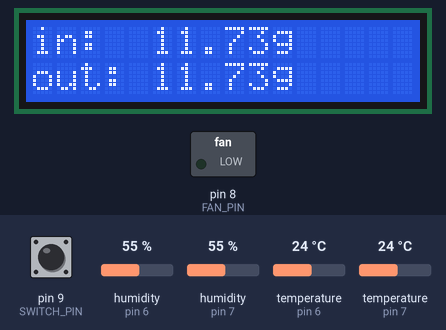
Bench run of a sketch on a simulated Arduino Uno, built with avr-gcc and run on an emulated ATmega328P. On the bench: 16×2 character LCD, switched loads named in the sketch (green lamp = pin HIGH). The test bench sets the inputs (shaded band); at power-on: humidity (sensors on pin 6, pin 7) 55 %, temperature (sensors on pin 6, pin 7) 24 °C, pin 9 (SWITCH_PIN) LOW. What the sketch prints to the serial monitor is not drawn.

Above: at 3.6 s.
3.7 s: humidity (sensor on pin 6) set to 59 %
At 6.4 s:
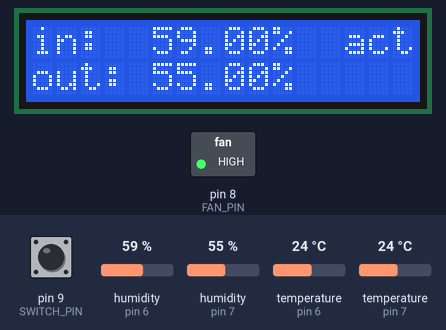
12.3 s: humidity (sensor on pin 7) set to 60 %
At 16.6 s:
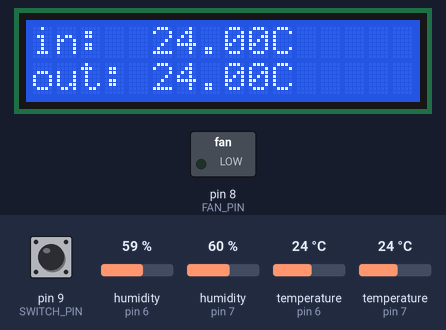
19.6 s: temperature (sensor on pin 6) set to 25.5 °C
At 22.5 s:
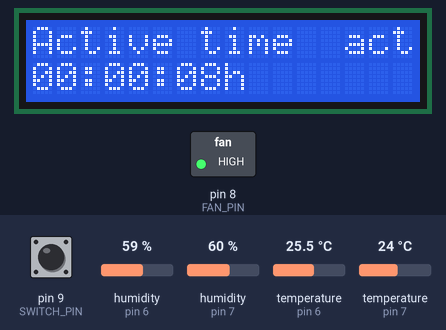
28.2 s: temperature (sensor on pin 7) set to 3 °C
At 31.4 s:
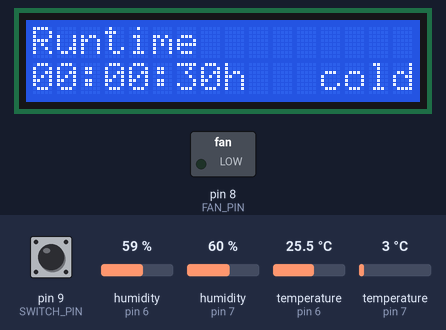
36.8 s: temperature (sensor on pin 7) set to 12 °C
At 40.3 s:
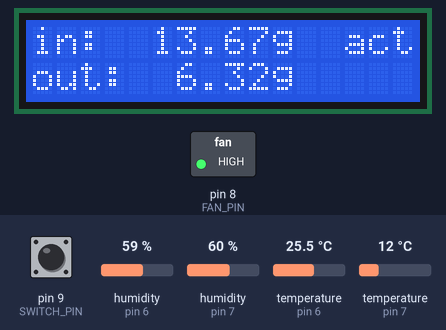
43.8 s: humidity (sensor on pin 6) set to 22 %
At 46.3 s:
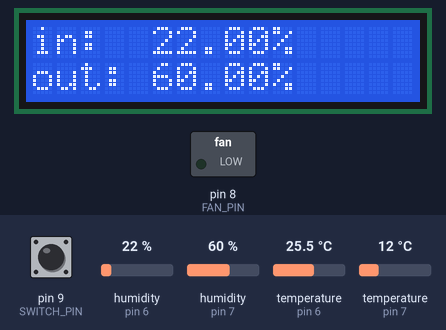
Timing chart, 0 to 47.8 s (numbered marks = the images above; inputs shaded):
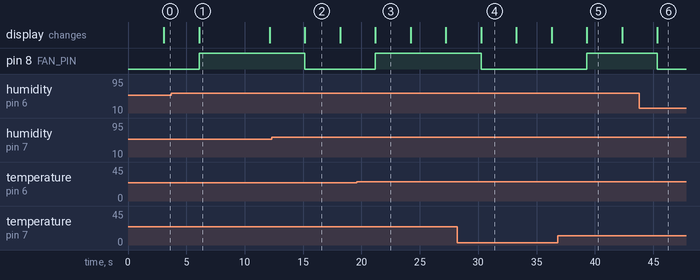

The sketch:

fancontrol.ino
```cpp
// (licence header left out)
#include <DHT.h>
#include <LiquidCrystal.h>
#include "humidity.h"
#include "config.h"

// all possible states
#define STATE_IDLE 0
#define STATE_ACTIVE 1

// all possible display modes
#define LCD_HUMID_ABS  0
#define LCD_HUMID_REL  1
#define LCD_TEMP       2
#define LCD_TIME       3
#define LCD_TIME_TODAY 4
#define LCD_RUNTIME    5

// initial state is idle
int state = STATE_IDLE;

// inside sensor
DHT dhtIn(SENSOR_INSIDE_PIN, SENSOR_TYPE_INSIDE);
// outside sensor
DHT dhtOut(SENSOR_OUTSIDE_PIN, SENSOR_TYPE_OUTSIDE);

#ifdef USE_DISPLAY
// lcd display
LiquidCrystal lcd(
	LCD_PIN_RS,
	LCD_PIN_ENABLE,
	LCD_PIN_D4,
	LCD_PIN_D5,
	LCD_PIN_D6,
	LCD_PIN_D7);
#endif

void display();
void serial();
void countTime();

// absolute humidity values
float humidIn, humidOut;
float relHumidIn, relHumidOut;
float temperatureIn, temperatureOut;

// fan active time since last reset
unsigned long actTime = 0;
// fan active time resetted all 24 hours
unsigned long actToday = 0;
// seconds since last reset
unsigned long time = 0;
// seconds since last 24h reset
unsigned long today = 0;

unsigned int failedReads = 0;

void setup() {
	// initialize sensors
	dhtIn.begin();
	dhtOut.begin();
	// initialize fan output
	pinMode(FAN_PIN, OUTPUT);

#ifdef USE_DISPLAY
	// initialize d 2x16 display
	lcd.begin(16, 2);
#endif

#ifdef USE_SERIAL
	// initialize serial
	Serial.begin(SERIAL_BAUD);
	Serial.println("Humidity based fan control");
	Serial.println("Inside | Outside | State");
#endif

#ifdef ENABLE_SWITCH
	pinMode(SWITCH_PIN, INPUT);
#endif
}

void loop() {
	// wait until sensors become ready
	delay(SENSOR_TIMEOUT);

	// read temperatures
	float tIn = dhtIn.readTemperature();
	float tOut = dhtOut.readTemperature();
	// read relative humidity
	float hIn = dhtIn.readHumidity();
	float hOut = dhtOut.readHumidity();

	char* err = NULL;

	// check for sensor failures
	if ((isnan(tIn) || isnan(hIn)) || (tIn == 0 && hIn == 0)) {
		err = "inside";
		failedReads++;
	} else if ((isnan(tOut) || isnan(hOut)) || (tOut == 0 && hOut == 0)) {
		err = "outside";
		failedReads++;
	} else {
	  	// calculate absolute humidity for inside and outside
		humidIn = absoluteHumidity(hIn, tIn);
		humidOut = absoluteHumidity(hOut, tOut);
		temperatureIn = tIn;
		temperatureOut = tOut;
		relHumidIn = hIn;
		relHumidOut = hOut;
		failedReads = 0;
	}

	if (err != NULL && failedReads > 4) {
#ifdef USE_SERIAL
		Serial.print("Sensor fail: ");
		Serial.println(err);
#endif
#ifdef USE_DISPLAY
		lcd.clear();
		lcd.setCursor(0, 0);
		lcd.print("sensor fail");
		lcd.setCursor(0, 1);
		lcd.print(err);
#endif
		state = STATE_IDLE;
		return;
	}

	// simple state machine to provide easy extension and modification
	switch (state) {
		case STATE_IDLE:
			if ((humidIn - humidOut) >= START_DIFF && temperatureOut > MIN_TEMP) {
				state = STATE_ACTIVE;
			}
			break;
		case STATE_ACTIVE:
			if ((humidIn - humidOut) <= STOP_DIFF || temperatureOut <= MIN_TEMP) {
				state = STATE_IDLE;
			}
			break;
	}

#ifdef ENABLE_SWITCH
	// force active state if switch is on high
	if (digitalRead(SWITCH_PIN) == HIGH) {
		//state = STATE_ACTIVE;
		Serial.print("Knopf AN");
	}
#endif

	// Relay module works inversed
	digitalWrite(FAN_PIN, state);

	countTime();
	display();
	serial();
}

void display() {
#ifdef USE_DISPLAY
	lcd.clear();

	// general information that is always displayed

	// current state
	if (state == STATE_ACTIVE) {
		lcd.setCursor(13, 0);
		lcd.print("act");
	}
	// outside temperature lower than minimum
	if (temperatureOut < MIN_TEMP) {
		lcd.setCursor(12, 1);
		lcd.print("cold");
	}

	// rotate display every 6 seconds
	int lcdFlag = (millis() / 6000) % 6;

	lcd.setCursor(0, 0);
	long timeVal = -1;
	if (lcdFlag == LCD_TIME) {
		timeVal = actTime;
		lcd.print("Active time");
	} else if (lcdFlag == LCD_TIME_TODAY) {
		lcd.print("Active today");
		timeVal = actToday;
	} else if (lcdFlag == LCD_RUNTIME) {
		lcd.print("Runtime");
		timeVal = time;
	}
	// print the time that the fan was active
	if (timeVal != -1) {
		lcd.setCursor(0, 1);

		// hours
		int hours = timeVal / 3600;
		if (hours < 10) {
			lcd.print("0");
		}
		lcd.print(hours);
		lcd.print(":");
		// minutes
		int minutes = (timeVal / 60) - (hours * 60);
		if (minutes < 10) {
			lcd.print("0");
		}
		lcd.print(minutes);
		lcd.print(":");
		// seconds
		int seconds = timeVal % 60;
		if (seconds < 10) {
			lcd.print("0");
		}
		lcd.print(seconds);
		lcd.print("h");
		return;
	}

	float vIn = 0, vOut = 0;
	char unit = ' ';
	// basic
	switch (lcdFlag) {
		case LCD_HUMID_ABS:
			vIn = humidIn;
			vOut = humidOut;
			// full unit would be g/m³ but is to long for the display
			unit = 'g';
			break;
		case LCD_HUMID_REL:
			vIn = relHumidIn;
			vOut = relHumidOut;
			unit = '%';
			break;
		case LCD_TEMP:
			vIn = temperatureIn;
			vOut = temperatureOut;
			unit = 'C';
			break;
	}

	// inside value
	lcd.setCursor(0, 0);
	lcd.print("in:  ");
	// correct number alignment
	if (vIn < 10) {
		lcd.print(" ");
	}
	lcd.print(vIn);
	lcd.write(unit);

	// outside value
	lcd.setCursor(0, 1);
	lcd.print("out: ");
	// correct number alignment
	if (vOut < 10) {
		lcd.print(" ");
	}
	lcd.print(vOut);
	lcd.write(unit);

#endif // USE_DISPLAY
}

void serial() {
#ifdef USE_SERIAL
	Serial.print(humidIn);
	Serial.print(" | ");
	Serial.print(humidOut);
	Serial.print(" | ");
	Serial.println(state);
#endif
}

void countTime() {
	static unsigned long lastTime = 0;
	unsigned long now = millis() / 1000;
	// pseudo rtc
	time += now - lastTime;
	today += now - lastTime;
	lastTime = now;
	if (today >= 60 * 60 * 24) {
		today = 0;
		actToday = 0;
	}

	if (state == STATE_ACTIVE) {
		actTime += 2;
		actToday += 2;
	}
}
```

humidity.cpp
```cpp
// (licence header left out)
#include "humidity.h"
#include <math.h>

float humidConstA(float temp) {
	if (temp < 0) {
		return 7.6;
	} else {
		return 7.5;
	}
}

float humidConstB(float temp) {
	if (temp < 0) {
		return 237.3;
	} else {
		return 240.7;
	}
}

float saturationPressure(float temp) {
	return 6.1078 * pow(10, (humidConstA(temp)*temp) / (humidConstB(temp) + temp));
}

float vaporPressure(float relHumid, float temp){
	return relHumid / 100 * saturationPressure(temp);
}

float relativeHumidity(float temp, float dewPoint) {
	return 100 * saturationPressure(dewPoint) / saturationPressure(temp);
}

float v(float temp, float relHumid) {
	return log10(vaporPressure(relHumid, temp) / 6.1078);
}

float dewPoint(float relHumid, float temp) {
	return humidConstB(temp) * v(temp, relHumid)
			/ (humidConstA(temp) - v(temp, relHumid));
}

float absoluteHumidity(float relHumid, float temp) {
	return pow(10, 5) * HUMID_CONST_MW / HUMID_CONST_R
			* vaporPressure(relHumid, temp) / (temp + 273.15);
}
```

humidity.h
```cpp
// (licence header left out)
/**
 * universal gas constant
 */
#define HUMID_CONST_R 8314.3

/**
 * moleculeweight of vapor
 */
#define HUMID_CONST_MW 18.016

float humidConstA(float temp);

float humidConstB(float temp);

/**
 * Calculate saturation vapor pressure.
 * @param temp temperature in °C
 * @return saturation pressure in hPa
 */
float saturationPressure(float temp);

/**
 * Calculate approximate vapor pressure.
 * @param relHumid relative humidity
 * @param temp temperature in °C
 * return vapor pressure
 */
float vaporPressure(float relHumid, float temp);

/*
 * Calculate relative humidity.
 * @param temp temperature in °C
 * @param dewPoint dew point in °C
 * @return relative humidity
 */
float relativeHumidity(float temp, float dewPoint);

/**
 * Calculate dew point temperature.
 * @param relHumid relative humidity
 * @param temp air temperature in °C
 * @return dew point temperature in °C
 */
float dewPoint(float relHumid, float temp);

/**
 * Calculate absolute humidity.
 * @param relHumid relative humidity
 * @param temp air temperature in °C
 * @return absulute humidity in g/m³
 */
float absoluteHumidity(float relHumid, float temp);
```

config.h
```cpp
/************************************************
 * General configuration                        *
 ************************************************/

// minimum outside temperature to activate fan(s)
#define MIN_TEMP 5
// min. humidity difference to start fan
#define START_DIFF 0.6
// max. humidity difference to stop fan
#define STOP_DIFF 0.2
// enable display functionality
#define USE_DISPLAY
// enable serial logging
#define USE_SERIAL
// enable force-active switch
#define ENABLE_SWITCH
// baudrate for serial logging
#define SERIAL_BAUD 9600

/************************************************
 * Sensor configuration                         *
 ************************************************/

// used sensor type
#define SENSOR_TYPE_INSIDE DHT22
#define SENSOR_TYPE_OUTSIDE DHT22
// timeout between readings
#define SENSOR_TIMEOUT 3000


/************************************************
 * Port configuration                           *
 ************************************************/

// input pin for inside sensor
#define SENSOR_INSIDE_PIN 6
// input pin for outside sensor
#define SENSOR_OUTSIDE_PIN 7
// output pin for fan
#define FAN_PIN 8
// input pin for switch
#define SWITCH_PIN 9

/************************************************
 * Display configuration                        *
 ************************************************/

// pin configuration
#define LCD_PIN_RS     12
#define LCD_PIN_ENABLE 11
#define LCD_PIN_D4      5
#define LCD_PIN_D5      4
#define LCD_PIN_D6      3
#define LCD_PIN_D7      2
```

Measured:
- the behaviour switches between 57 and 58 % on humidity (sensor on pin 6) (found by bisection; images 0 and 1)
- the behaviour switches between 58 and 59 % on humidity (sensor on pin 7) (found by bisection; images 1 and 2)
- the behaviour switches between 25.1 and 25.2 °C on temperature (sensor on pin 6) (found by bisection; images 2 and 3)
- after the input at 3.7 s, pin 8 (FAN_PIN): LOW → HIGH after 2.4 s; the display: changes after 2.4 s (image 1)
- after the input at 12.3 s, pin 8 (FAN_PIN): HIGH → LOW after 2.9 s; the display: changes after 2.9 s (image 2)
- after the input at 19.6 s, pin 8 (FAN_PIN): LOW → HIGH after 1.6 s; the display: changes after 1.6 s (image 3)
- after the input at 28.2 s, pin 8 (FAN_PIN): HIGH → LOW after 2.0 s; the display: changes after 2.1 s (image 4)
- after the input at 36.8 s, pin 8 (FAN_PIN): LOW → HIGH after 2.5 s; the display: changes after 2.5 s (image 5)
- after the input at 43.8 s, pin 8 (FAN_PIN): HIGH → LOW after 1.5 s; the display: changes after 1.5 s (image 6)
